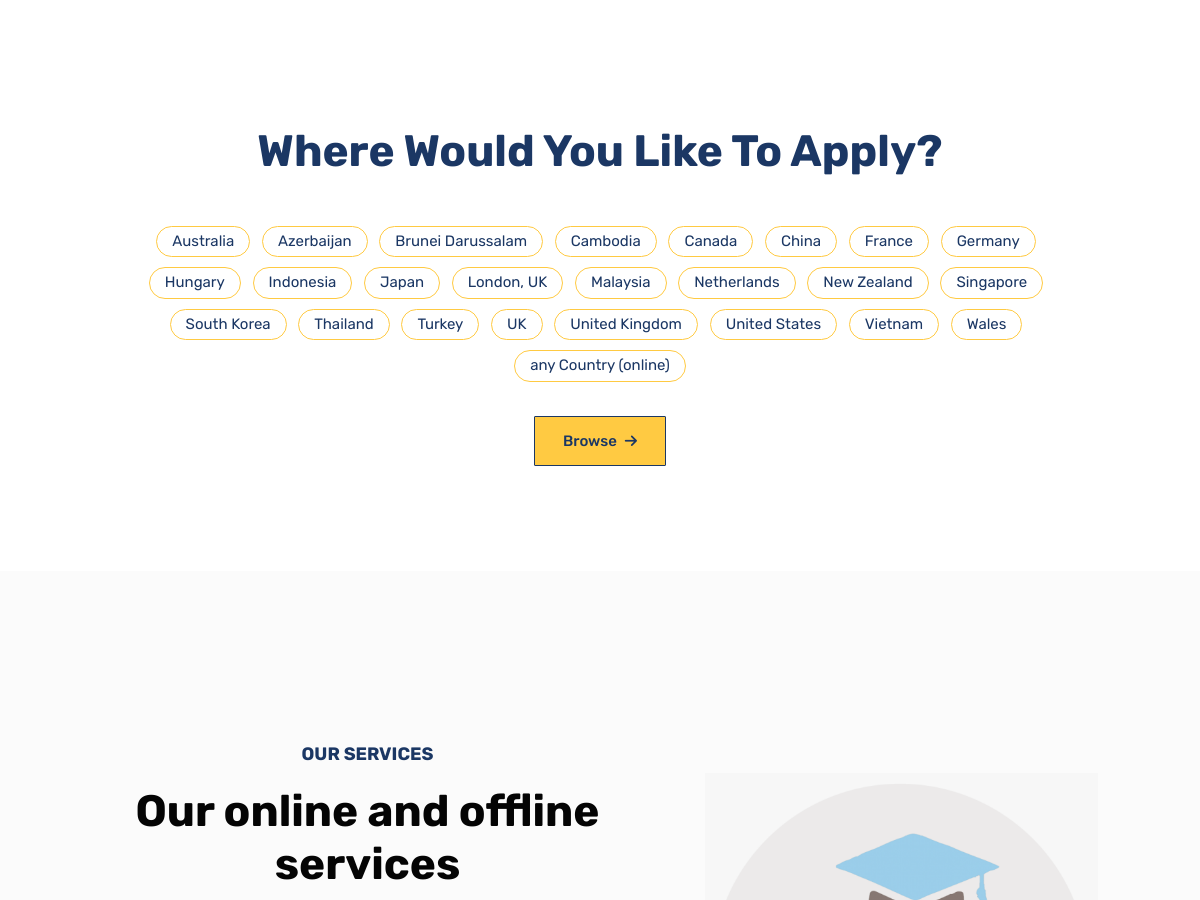
The app's page / (middle part), older data.
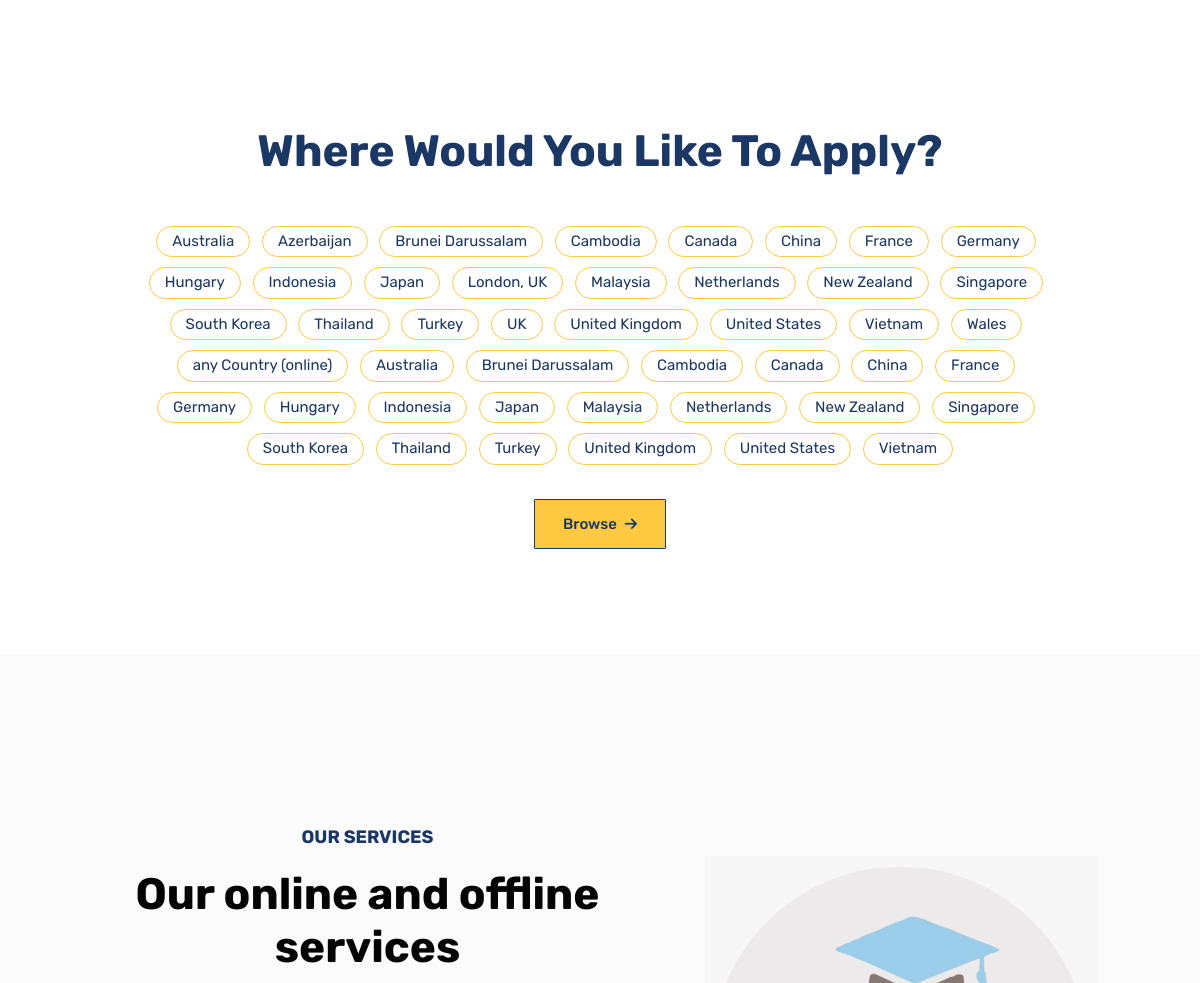
The same page, newer data.
### category/models.py (models this page shows)
class Country(models.Model):
    id = models.BigAutoField(primary_key=True)
    name = models.CharField(max_length=255)
    def __str__(self):
        return self.name

### homepage/views.py (the view)
# urls.py: path('',homepage, name="home"),
def homepage(request):
    country_lists = Country.objects.all()
    return render(request,"homepage/home.html", {'country_lists':country_lists})

### templates/homepage/home.html (shortened to what this page needs)
{% extends 'base.html' %}
{% block content %}
{% include 'homepage/snippets/features_snippets.html' %}
<section class="about-section section bg-tertiary position-relative overflow-hidden">
    <div class="container">
        <div class="row align-items-center">
            <div class="col-lg-7 p-5">
                <div class="section-title">
                    <p class="text-primary text-uppercase fw-bold mb-3">Our Services</p>
                    <h1>Our online and offline services</h1>
                </div>
            </div>
            <div class="col-lg-5 text-center text-lg-start">
                <img loading="lazy" decoding="async" src="static/images/scholarship-icon.png" alt="offer"
                    class="img-fluid pe-xl-5">
            </div>
        </div>
    </div>
</section>
{% endblock content %}

### templates/homepage/snippets/features_snippets.html
<section id="filter" class="section-sm  bg-white ">
	<div class="text-center">
		<div class="container bg-white">
			<div class="row">
				<div class="col-lg-10 mx-auto">
                    <h1 class="mb-5 pt-5 text-primary">Where Would You Like To Apply?</h1>
					<ul class="widget-list-inline text-primary widget-homepage">
						{% for country_tag in country_lists %}
						<li class="list-inline-item text-primary" style="color:#1B3764"><a href=" /scholarship/tag/{{country_tag}}" >{{ country_tag }}</a></li>
						{% endfor %}
					</ul>
				</div>
			</div>
			<a class="btn btn-primary border-yellow mt-4" href="{% url 'scholarship' %}">Browse<span style="font-size: 14px;"
				class="ms-2 fas fa-arrow-right"></span></a>
		</div>
	</div>
</section>

Row changes from the older to the newer data that the page shows:
added Country: name "Australia"
added Country: name "Brunei Darussalam"
added Country: name "Cambodia"
added Country: name "Canada"
added Country: name "China"
added Country: name "France"
added Country: name "Germany"
added Country: name "Hungary"
added Country: name "Indonesia"
added Country: name "Japan"
added Country: name "Malaysia"
added Country: name "Netherlands"
added Country: name "New Zealand"
added Country: name "Singapore"
added Country: name "South Korea"
added Country: name "Thailand"
added Country: name "Turkey"
added Country: name "United Kingdom"
added Country: name "United States"
added Country: name "Vietnam"
